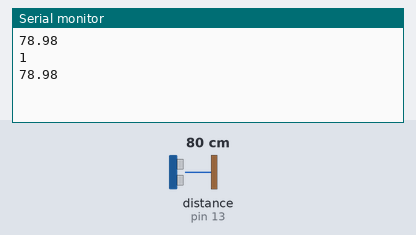
Recording of a sketch running on a simulated Arduino Uno, built with avr-gcc and run on an emulated ATmega328P. On the bench: the last lines printed to the serial monitor. Wiring (inferred from the names in the program): ultrasonic range finder: trigger pin 12; echo pin 13. Inputs (shaded band) come from the test bench; at power-on: distance to the obstacle (sensor on pin 13) 80 cm. The echo pulse lasts 58.3 µs per cm.

Above: at 1.2 s.
1.3 s: distance to the obstacle (sensor on pin 13) set to 2 cm
At 2.6 s:
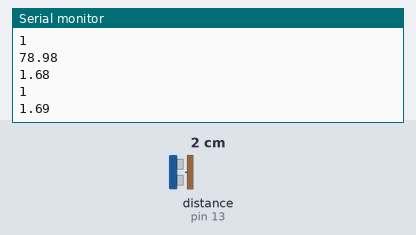
2.8 s: distance to the obstacle (sensor on pin 13) set to 4 cm
At 5.1 s:
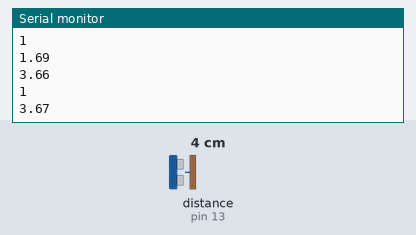
Timing chart, 0 to 6.6 s (numbered marks = the images above; inputs shaded):
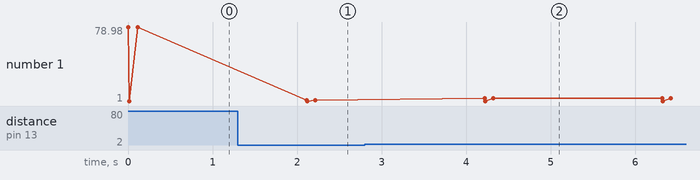

Measured:
- after the input at 1.3 s, the serial monitor: prints a new line after 0.82 s (image 1)
- after the input at 2.8 s, the serial monitor: prints a new line after 1.4 s (image 2)
- plotted number 1: 78.98 → 1.69 after the input at 1.3 s, 1.69 → 3.67 after the input at 2.8 s

The sketch:

code.ino
```cpp
float calculated_dist;
float avg_dist;
bool in_range_data;
int trig = 12;
int echo = 13;


void setup() {
  // put your setup code here, to run once:
  pinMode(trig, OUTPUT);
  pinMode(echo, INPUT);
  Serial.begin(9600);
}

void loop() {
  // put your main code here, to run repeatedly:
  calculated_dist = get_sensor_data();
  Serial.println(calculated_dist);
  in_range_data = in_range(200);
  Serial.println(in_range_data);
  avg_dist = get_average_data();
  Serial.println(avg_dist);
  delay(2000);
}

float base_get_data(){
  long time_d;
  float distance;
  // send the trig command
  digitalWrite(trig, HIGH);
  delayMicroseconds(10);
  digitalWrite(trig, LOW);

  time_d = pulseIn(echo, HIGH);
  distance = (time_d * 0.034) /2;

  return distance;
}

float get_sensor_data(char unit){
  float data;
  if (unit == 'c'){
      data =  base_get_data();
  }
  else if(unit == 'i'){
      data = base_get_data() * 0.393701;
  }

  return data;
}

float get_sensor_data(){
  float data;
  data =  base_get_data();

  return data;
}

bool in_range(int range){
  float data;
  data = base_get_data();
  if(data <= range){
    return true;
  }else{
    return false;
  }

}

float get_average_data(){
  float sum_dist = 0;
  int data_counter = 0;
  float data;

  unsigned long current_time = millis();
  while(millis() - current_time <100){
    sum_dist = sum_dist + base_get_data();
    data_counter ++ ;
  }

  data = sum_dist / data_counter;
  return data;
}
```
